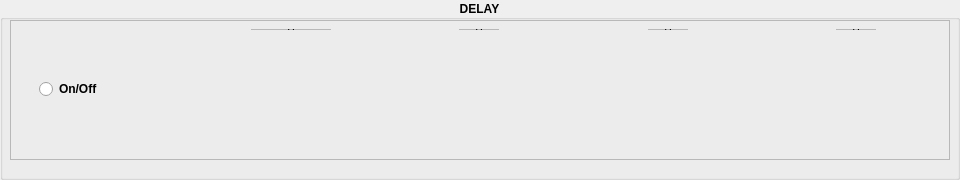
   <widget class="QGroupBox" name="groupDelay">
    <property name="geometry">
     <rect>
      <x>10</x>
      <y>200</y>
      <width>960</width>
      <height>180</height>
     </rect>
    </property>
    <property name="font">
     <font>
      <weight>75</weight>
      <bold>true</bold>
     </font>
    </property>
    <property name="title">
     <string>DELAY</string>
    </property>
    <property name="alignment">
     <set>Qt::AlignCenter</set>
    </property>
    <widget class="QFrame" name="frame">
     <property name="geometry">
      <rect>
       <x>10</x>
       <y>20</y>
       <width>940</width>
       <height>140</height>
      </rect>
     </property>
     <property name="frameShape">
      <enum>QFrame::StyledPanel</enum>
     </property>
     <property name="frameShadow">
      <enum>QFrame::Raised</enum>
     </property>
     <widget class="QWidget" name="horizontalLayoutWidget">
      <property name="geometry">
       <rect>
        <x>9</x>
        <y>9</y>
        <width>921</width>
        <height>121</height>
       </rect>
      </property>
      <layout class="QHBoxLayout" name="horizontalLayout_2">
       <property name="spacing">
        <number>60</number>
       </property>
       <property name="leftMargin">
        <number>20</number>
       </property>
       <property name="rightMargin">
        <number>20</number>
       </property>
       <item>
        <layout class="QVBoxLayout" name="verticalLayout_9">
         <item>
          <widget class="QRadioButton" name="radioDelayOn">
           <property name="text">
            <string>On/Off</string>
           </property>
          </widget>
         </item>
        </layout>
       </item>
       <item>
        <layout class="QVBoxLayout" name="verticalLayout_11">
         <item alignment="Qt::AlignHCenter">
          <widget class="QLabel" name="labelDelayTime">
           <property name="minimumSize">
            <size>
             <width>80</width>
             <height>0</height>
            </size>
           </property>
           <property name="font">
            <font>
             <weight>50</weight>
             <italic>true</italic>
             <bold>false</bold>
            </font>
           </property>
           <property name="frameShape">
            <enum>QFrame::StyledPanel</enum>
           </property>
           <property name="frameShadow">
            <enum>QFrame::Sunken</enum>
           </property>
           <property name="lineWidth">
            <number>4</number>
           </property>
           <property name="midLineWidth">
            <number>4</number>
           </property>
           <property name="text">
            <string>0</string>
           </property>
           <property name="alignment">
            <set>Qt::AlignCenter</set>
           </property>
          </widget>
         </item>
         <item>
          <widget class="QDial" name="dialDelayTime">
           <property name="font">
            <font>
             <weight>50</weight>
             <bold>false</bold>
            </font>
           </property>
           <property name="minimum">
            <number>1</number>
           </property>
           <property name="maximum">
            <number>118</number>
           </property>
           <property name="pageStep">
            <number>1</number>
           </property>
           <property name="notchesVisible">
            <bool>true</bool>
           </property>
          </widget>
         </item>
         <item>
          <widget class="QLabel" name="label_3">
           <property name="text">
            <string>Time</string>
           </property>
           <property name="alignment">
            <set>Qt::AlignCenter</set>
           </property>
          </widget>
         </item>
        </layout>
       </item>
       <item>
        <layout class="QVBoxLayout" name="verticalLayout_10">
         <item alignment="Qt::AlignHCenter">
          <widget class="QLabel" name="labelDelayRepeats">
           <property name="minimumSize">
            <size>
             <width>40</width>
             <height>0</height>
            </size>
           </property>
           <property name="font">
            <font>
             <weight>50</weight>
             <italic>true</italic>
             <bold>false</bold>
            </font>
           </property>
           <property name="frameShape">
            <enum>QFrame::StyledPanel</enum>
           </property>
           <property name="frameShadow">
            <enum>QFrame::Sunken</enum>
           </property>
           <property name="lineWidth">
            <number>4</number>
           </property>
           <property name="midLineWidth">
            <number>4</number>
           </property>
           <property name="text">
            <string>0</string>
           </property>
           <property name="alignment">
            <set>Qt::AlignCenter</set>
           </property>
          </widget>
         </item>
         <item>
          <widget class="QDial" name="dialDelayRepeats">
           <property name="font">
            <font>
             <weight>50</weight>
             <bold>false</bold>
            </font>
           </property>
           <property name="pageStep">
            <number>1</number>
           </property>
           <property name="notchesVisible">
            <bool>true</bool>
           </property>
          </widget>
         </item>
         <item>
          <widget class="QLabel" name="label_4">
           <property name="text">
            <string>Repeats</string>
           </property>
           <property name="alignment">
            <set>Qt::AlignCenter</set>
           </property>
          </widget>
         </item>
        </layout>
       </item>
       <item>
        <layout class="QVBoxLayout" name="verticalLayout_13">
         <item alignment="Qt::AlignHCenter">
          <widget class="QLabel" name="labelDelayLevel">
           <property name="minimumSize">
            <size>
             <width>40</width>
             <height>0</height>
            </size>
           </property>
           <property name="font">
            <font>
             <weight>50</weight>
             <italic>true</italic>
             <bold>false</bold>
            </font>
           </property>
           <property name="frameShape">
            <enum>QFrame::StyledPanel</enum>
           </property>
           <property name="frameShadow">
            <enum>QFrame::Sunken</enum>
           </property>
           <property name="lineWidth">
            <number>4</number>
           </property>
           <property name="midLineWidth">
            <number>4</number>
           </property>
           <property name="text">
            <string>0</string>
           </property>
           <property name="alignment">
            <set>Qt::AlignCenter</set>
           </property>
          </widget>
         </item>
         <item>
          <widget class="QDial" name="dialDelayLevel">
           <property name="font">
            <font>
             <weight>50</weight>
             <bold>false</bold>
            </font>
           </property>
           <property name="pageStep">
            <number>1</number>
           </property>
           <property name="notchesVisible">
            <bool>true</bool>
           </property>
          </widget>
         </item>
         <item>
          <widget class="QLabel" name="label_5">
           <property name="text">
            <string>Level</string>
           </property>
           <property name="alignment">
            <set>Qt::AlignCenter</set>
           </property>
          </widget>
         </item>
        </layout>
       </item>
       <item>
        <layout class="QVBoxLayout" name="verticalLayout_14">
         <item alignment="Qt::AlignHCenter">
          <widget class="QLabel" name="labelDelayDrums">
           <property name="minimumSize">
            <size>
             <width>40</width>
             <height>0</height>
            </size>
           </property>
           <property name="font">
            <font>
             <weight>50</weight>
             <italic>true</italic>
             <bold>false</bold>
            </font>
           </property>
           <property name="frameShape">
            <enum>QFrame::StyledPanel</enum>
           </property>
           <property name="frameShadow">
            <enum>QFrame::Sunken</enum>
           </property>
           <property name="lineWidth">
            <number>4</number>
           </property>
           <property name="midLineWidth">
            <number>4</number>
           </property>
           <property name="text">
            <string>0</string>
           </property>
           <property name="alignment">
            <set>Qt::AlignCenter</set>
           </property>
          </widget>
         </item>
         <item>
          <widget class="QDial" name="dialDrumsDelay">
           <property name="font">
            <font>
             <weight>50</weight>
             <bold>false</bold>
            </font>
           </property>
           <property name="pageStep">
            <number>1</number>
           </property>
           <property name="notchesVisible">
            <bool>true</bool>
           </property>
          </widget>
         </item>
         <item>
          <widget class="QLabel" name="label_6">
           <property name="text">
            <string>Drums&gt;Delay</string>
           </property>
           <property name="alignment">
            <set>Qt::AlignCenter</set>
           </property>
          </widget>
         </item>
        </layout>
       </item>
      </layout>
     </widget>
    </widget>
   </widget>
